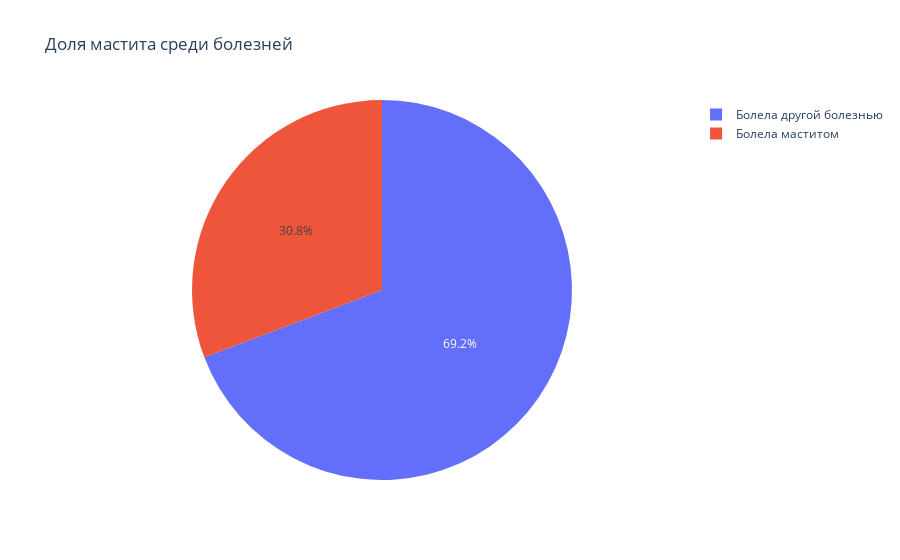

The notebook cell this image was saved under:
### Markdown cell above
# График коров больных маститом на всех больных

### Code cell
gdf = df[['id', 'event']].groupby('id').agg(list)
gdf['illed'] = gdf['event'].apply(lambda events: any([ill in events for ill in ILLS]))
gdf['mast'] = gdf['event'].apply(lambda events: 'MAST' in events)
gdim = gdf[gdf['mast'] == 1]
gdio = gdf[gdf['illed'] == 1 ]
gdio = gdio[gdio['mast'] == 0] 

labels=['Болела маститом','Болела другой болезнью']

values=[gdim.count()[0],gdio.count()[0]]
trace=[go.Pie(labels=labels,values=values)]
layout=go.Layout(
    title='Доля мастита среди болезней'
)
fig=go.Figure(data=trace,layout=layout)
fig.show()

### Figure 1 — Plotly figure (JSON) as saved in the notebook; plotly's stock layout.template omitted (floating-point values rounded to 4 significant figures)
{"data": [{"labels": ["Болела маститом", "Болела другой болезнью"], "type": "pie", "values": [2767, 6227]}], "layout": {"title": {"text": "Доля мастита среди болезней"}}}
